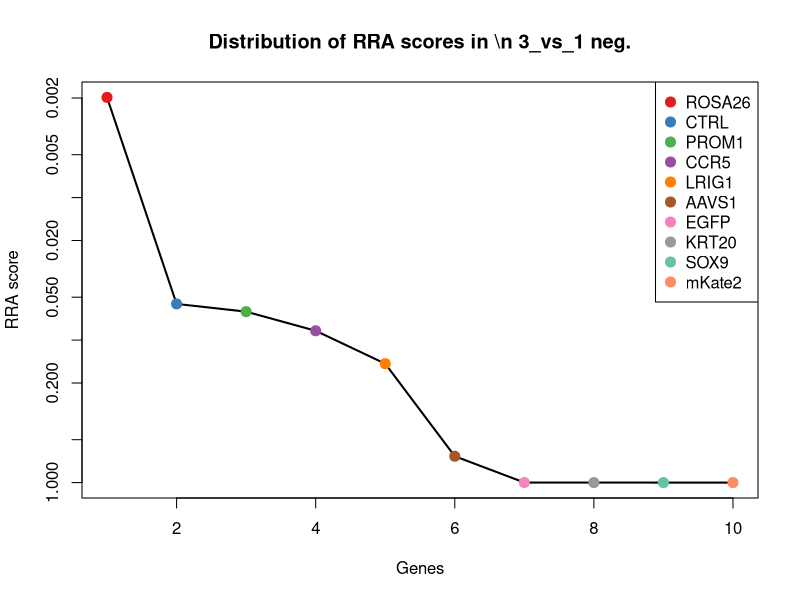
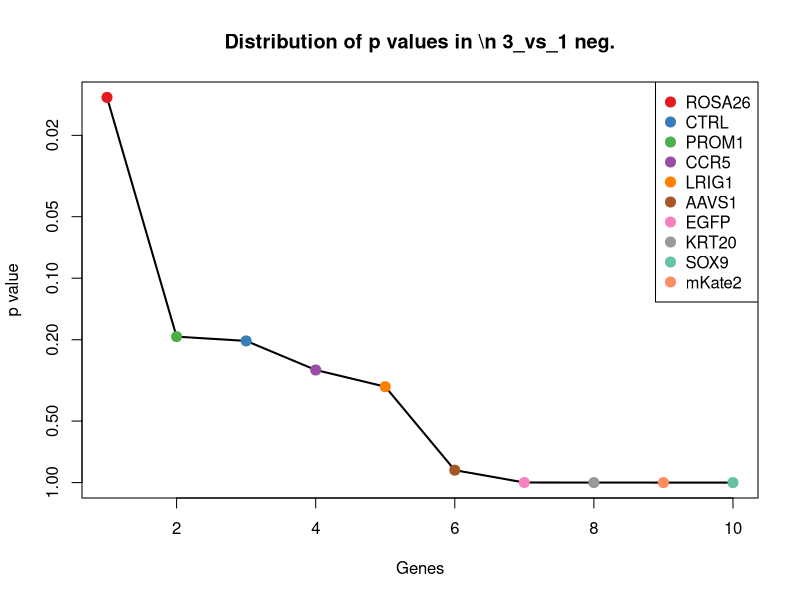
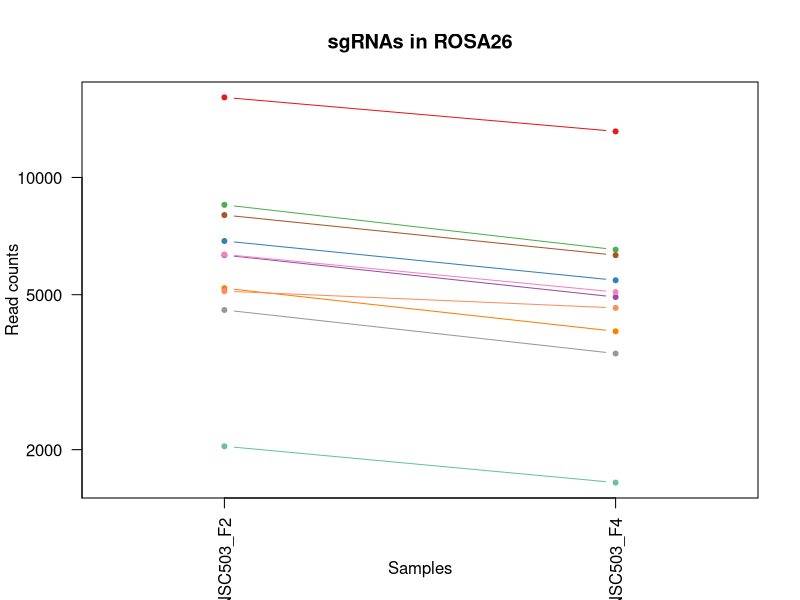
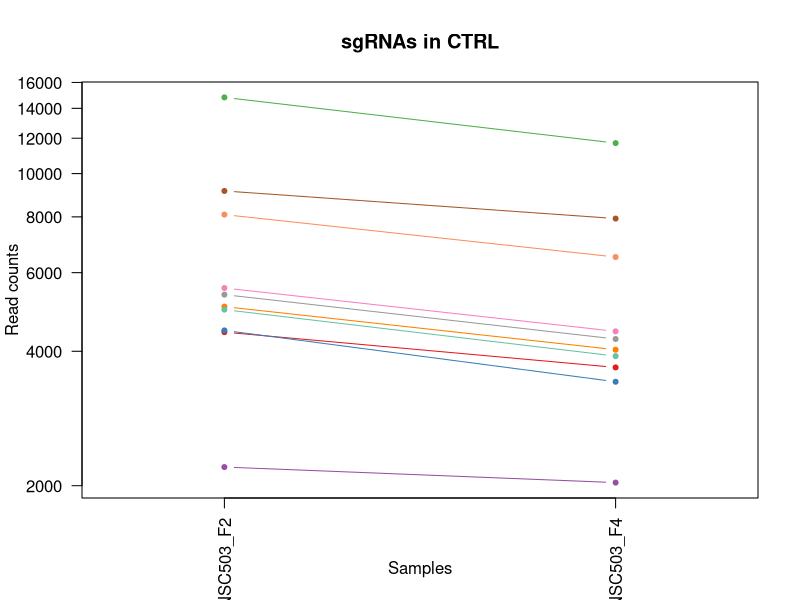
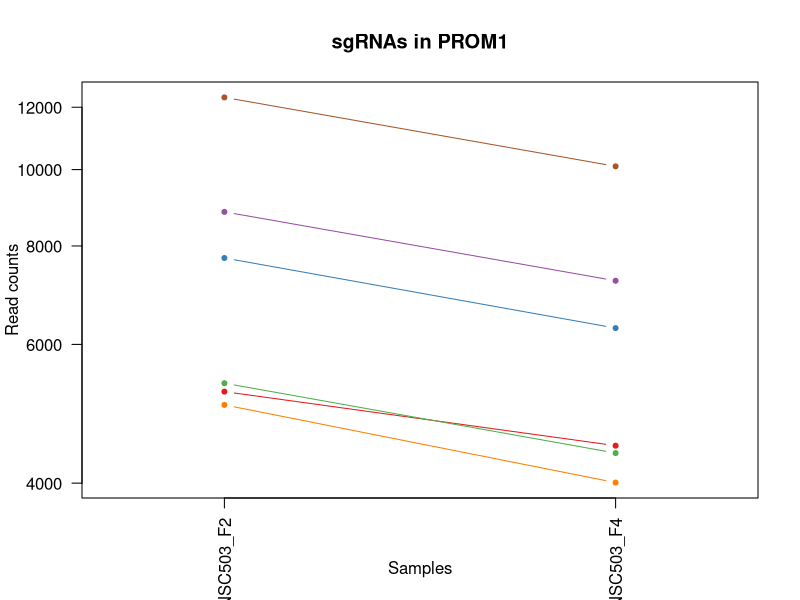
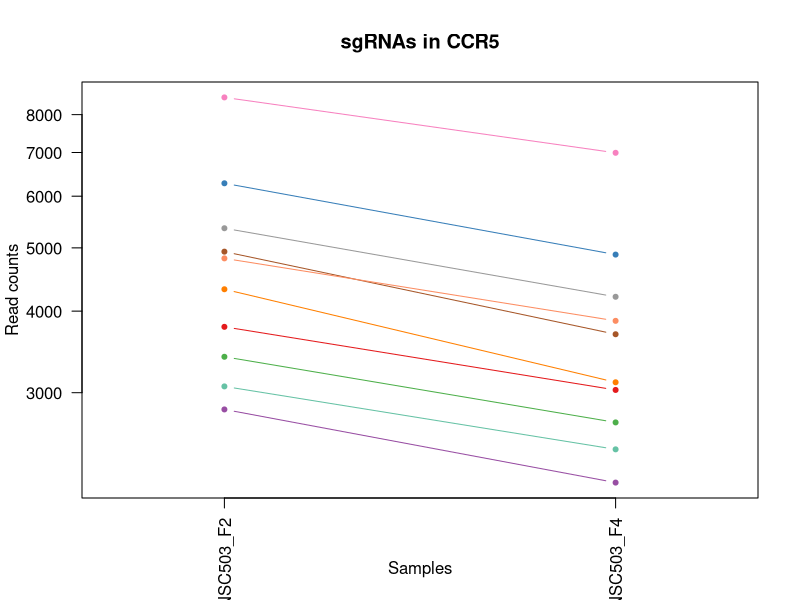
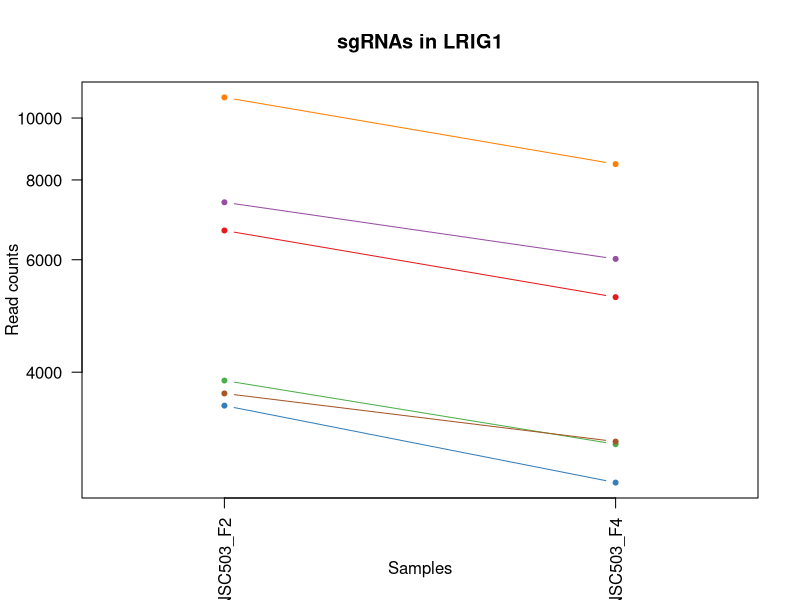
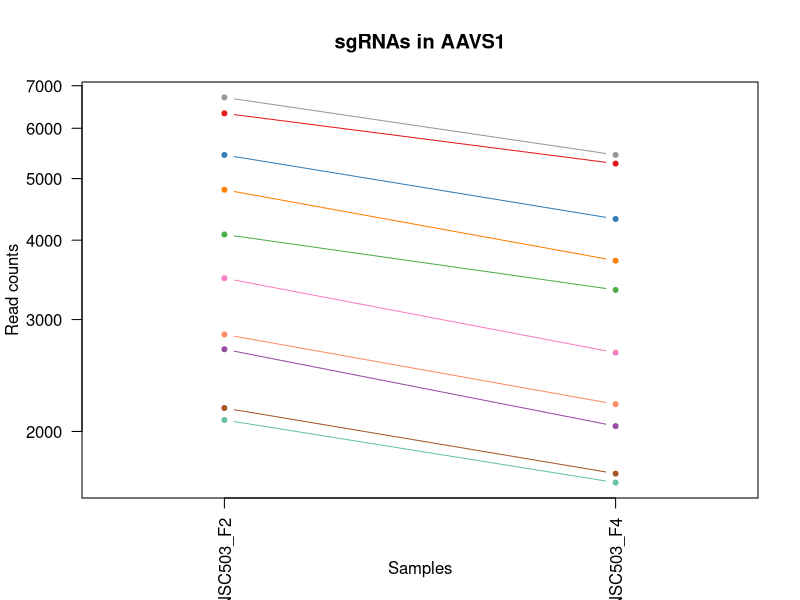

R code for these plots, in order: (Note: this script raises an error after producing the figures.)
pdf(file='S3A_c1_t3.pdf',width=4.5,height=4.5);
gstable=read.table('S3A_c1_t3.gene_summary.txt',header=T)
# 
#
# parameters
# Do not modify the variables beginning with "__"

# gstablename='__GENE_SUMMARY_FILE__'
startindex=3
# outputfile='__OUTPUT_FILE__'
targetgenelist=c("ROSA26","CTRL","PROM1","CCR5","LRIG1","AAVS1","EGFP","KRT20","SOX9","mKate2")
# samplelabel=sub('.\\w+.\\w+$','',colnames(gstable)[startindex]);
samplelabel='3_vs_1 neg.'


# You need to write some codes in front of this code:
# gstable=read.table(gstablename,header=T)
# pdf(file=outputfile,width=6,height=6)


# set up color using RColorBrewer
#library(RColorBrewer)
#colors <- brewer.pal(length(targetgenelist), "Set1")

colors=c( "#E41A1C", "#377EB8", "#4DAF4A", "#984EA3", "#FF7F00",  "#A65628", "#F781BF",
          "#999999", "#66C2A5", "#FC8D62", "#8DA0CB", "#E78AC3", "#A6D854", "#FFD92F", "#E5C494", "#B3B3B3", 
          "#8DD3C7", "#FFFFB3", "#BEBADA", "#FB8072", "#80B1D3", "#FDB462", "#B3DE69", "#FCCDE5",
          "#D9D9D9", "#BC80BD", "#CCEBC5", "#FFED6F")

######
# function definition

plotrankedvalues<-function(val, tglist, ...){
  
  plot(val,log='y',ylim=c(max(val),min(val)),type='l',lwd=2, ...)
  if(length(tglist)>0){
    for(i in 1:length(tglist)){
      targetgene=tglist[i];
      tx=which(names(val)==targetgene);ty=val[targetgene];
      points(tx,ty,col=colors[(i %% length(colors)) ],cex=2,pch=20)
      # text(tx+50,ty,targetgene,col=colors[i])
    }
    legend('topright',tglist,pch=20,pt.cex = 2,cex=1,col=colors)
  }
}



plotrandvalues<-function(val,targetgenelist, ...){
  # choose the one with the best distance distribution
  
  mindiffvalue=0;
  randval=val;
  for(i in 1:20){
    randval0=sample(val)
    vindex=sort(which(names(randval0) %in% targetgenelist))
    if(max(vindex)>0.9*length(val)){
      # print('pass...')
      next;
    }
    mindiffind=min(diff(vindex));
    if (mindiffind > mindiffvalue){
      mindiffvalue=mindiffind;
      randval=randval0;
      # print(paste('Diff: ',mindiffvalue))
    }
  }
  plot(randval,log='y',ylim=c(max(randval),min(randval)),pch=20,col='grey', ...)
  
  if(length(targetgenelist)>0){
    for(i in 1:length(targetgenelist)){
      targetgene=targetgenelist[i];
      tx=which(names(randval)==targetgene);ty=randval[targetgene];
      points(tx,ty,col=colors[(i %% length(colors)) ],cex=2,pch=20)
      text(tx+50,ty,targetgene,col=colors[i])
    }
  }
  
}




# set.seed(1235)



pvec=gstable[,startindex]
names(pvec)=gstable[,'id']
pvec=sort(pvec);

plotrankedvalues(pvec,targetgenelist,xlab='Genes',ylab='RRA score',main=paste('Distribution of RRA scores in \\n',samplelabel))

# plotrandvalues(pvec,targetgenelist,xlab='Genes',ylab='RRA score',main=paste('Distribution of RRA scores in \\n',samplelabel))


pvec=gstable[,startindex+1]
names(pvec)=gstable[,'id']
pvec=sort(pvec);

plotrankedvalues(pvec,targetgenelist,xlab='Genes',ylab='p value',main=paste('Distribution of p values in \\n',samplelabel))

# plotrandvalues(pvec,targetgenelist,xlab='Genes',ylab='p value',main=paste('Distribution of p values in \\n',samplelabel))



# you need to write after this code:
# dev.off()






# parameters
# Do not modify the variables beginning with "__"
targetmat=list(c(16050.900401341247,13130.743406711455),c(6867.237303400058,5444.429280115487),c(8503.213020794732,6523.355814284714),c(6317.08617719654,4929.864317665548),c(5194.584844258485,4025.2259159390414),c(8006.146652382781,6314.832512969316),c(6342.1807899707355,5078.216716113817),c(4567.219524903595,3530.372111324886),c(2039.4198766105867,1645.3629646080722),c(5104.8233447200155,4623.822656531007))
targetgene="ROSA26"
collabel=c("S18_MNSC503_F2","S20_MNSC503_F4")

# set up color using RColorBrewer
#library(RColorBrewer)
#colors <- brewer.pal(length(targetgenelist), "Set1")

colors=c( "#E41A1C", "#377EB8", "#4DAF4A", "#984EA3", "#FF7F00",  "#A65628", "#F781BF",
          "#999999", "#66C2A5", "#FC8D62", "#8DA0CB", "#E78AC3", "#A6D854", "#FFD92F", "#E5C494", "#B3B3B3", 
          "#8DD3C7", "#FFFFB3", "#BEBADA", "#FB8072", "#80B1D3", "#FDB462", "#B3DE69", "#FCCDE5",
          "#D9D9D9", "#BC80BD", "#CCEBC5", "#FFED6F")


## code

targetmatvec=unlist(targetmat)+1
yrange=range(targetmatvec[targetmatvec>0]);
# yrange[1]=1; # set the minimum value to 1
for(i in 1:length(targetmat)){
  vali=targetmat[[i]]+1;
  if(i==1){
    plot(1:length(vali),vali,type='b',las=1,pch=20,main=paste('sgRNAs in',targetgene),ylab='Read counts',xlab='Samples',xlim=c(0.7,length(vali)+0.3),ylim = yrange,col=colors[(i %% length(colors))],xaxt='n',log='y')
    axis(1,at=1:length(vali),labels=(collabel),las=2)
    # lines(0:100,rep(1,101),col='black');
  }else{
    lines(1:length(vali),vali,type='b',pch=20,col=colors[(i %% length(colors))])
  }
}




# parameters
# Do not modify the variables beginning with "__"
targetmat=list(c(4413.756316015245,3679.761939132933),c(4453.328590005322,3417.2923111090727),c(14810.647423847351,11702.203178297008),c(2200.6045048140736,2031.2866864455266),c(5034.365393469389,4031.45049209771),c(9142.160469122327,7929.072596784044),c(5541.083536025261,4431.898224972058),c(5355.769472461971,4259.6849512488925),c(4957.151200318019,3900.734392765669),c(8092.047442263682,6502.607227089153))
targetgene="CTRL"
collabel=c("S18_MNSC503_F2","S20_MNSC503_F4")

# set up color using RColorBrewer
#library(RColorBrewer)
#colors <- brewer.pal(length(targetgenelist), "Set1")

colors=c( "#E41A1C", "#377EB8", "#4DAF4A", "#984EA3", "#FF7F00",  "#A65628", "#F781BF",
          "#999999", "#66C2A5", "#FC8D62", "#8DA0CB", "#E78AC3", "#A6D854", "#FFD92F", "#E5C494", "#B3B3B3", 
          "#8DD3C7", "#FFFFB3", "#BEBADA", "#FB8072", "#80B1D3", "#FDB462", "#B3DE69", "#FCCDE5",
          "#D9D9D9", "#BC80BD", "#CCEBC5", "#FFED6F")


## code

targetmatvec=unlist(targetmat)+1
yrange=range(targetmatvec[targetmatvec>0]);
# yrange[1]=1; # set the minimum value to 1
for(i in 1:length(targetmat)){
  vali=targetmat[[i]]+1;
  if(i==1){
    plot(1:length(vali),vali,type='b',las=1,pch=20,main=paste('sgRNAs in',targetgene),ylab='Read counts',xlab='Samples',xlim=c(0.7,length(vali)+0.3),ylim = yrange,col=colors[(i %% length(colors))],xaxt='n',log='y')
    axis(1,at=1:length(vali),labels=(collabel),las=2)
    # lines(0:100,rep(1,101),col='black');
  }else{
    lines(1:length(vali),vali,type='b',pch=20,col=colors[(i %% length(colors))])
  }
}




# parameters
# Do not modify the variables beginning with "__"
targetmat=list(c(5225.470521519032,4461.983676405623),c(7722.384492551492,6292.009067054198),c(5355.769472461971,4366.540175306038),c(8837.164406174412,7225.69549085449),c(5026.643974154253,4005.5147581032575),c(12348.479839733009,10095.225100000725))
targetgene="PROM1"
collabel=c("S18_MNSC503_F2","S20_MNSC503_F4")

# set up color using RColorBrewer
#library(RColorBrewer)
#colors <- brewer.pal(length(targetgenelist), "Set1")

colors=c( "#E41A1C", "#377EB8", "#4DAF4A", "#984EA3", "#FF7F00",  "#A65628", "#F781BF",
          "#999999", "#66C2A5", "#FC8D62", "#8DA0CB", "#E78AC3", "#A6D854", "#FFD92F", "#E5C494", "#B3B3B3", 
          "#8DD3C7", "#FFFFB3", "#BEBADA", "#FB8072", "#80B1D3", "#FDB462", "#B3DE69", "#FCCDE5",
          "#D9D9D9", "#BC80BD", "#CCEBC5", "#FFED6F")


## code

targetmatvec=unlist(targetmat)+1
yrange=range(targetmatvec[targetmatvec>0]);
# yrange[1]=1; # set the minimum value to 1
for(i in 1:length(targetmat)){
  vali=targetmat[[i]]+1;
  if(i==1){
    plot(1:length(vali),vali,type='b',las=1,pch=20,main=paste('sgRNAs in',targetgene),ylab='Read counts',xlab='Samples',xlim=c(0.7,length(vali)+0.3),ylim = yrange,col=colors[(i %% length(colors))],xaxt='n',log='y')
    axis(1,at=1:length(vali),labels=(collabel),las=2)
    # lines(0:100,rep(1,101),col='black');
  }else{
    lines(1:length(vali),vali,type='b',pch=20,col=colors[(i %% length(colors))])
  }
}




# parameters
# Do not modify the variables beginning with "__"
targetmat=list(c(3783.4954644171794,3028.256301192284),c(6278.479080620855,4882.142567115755),c(3404.1807405610693,2700.4286235024033),c(2827.004646754571,2183.788802332908),c(4320.134106819208,3111.2506499745323),c(4933.0217649582155,3685.986515291602),c(8500.317488551555,6991.236455544639),c(5357.699827290756,4206.776053900209),c(3066.368645523821,2455.595294594771),c(4817.200475231159,3864.4243651734355))
targetgene="CCR5"
collabel=c("S18_MNSC503_F2","S20_MNSC503_F4")

# set up color using RColorBrewer
#library(RColorBrewer)
#colors <- brewer.pal(length(targetgenelist), "Set1")

colors=c( "#E41A1C", "#377EB8", "#4DAF4A", "#984EA3", "#FF7F00",  "#A65628", "#F781BF",
          "#999999", "#66C2A5", "#FC8D62", "#8DA0CB", "#E78AC3", "#A6D854", "#FFD92F", "#E5C494", "#B3B3B3", 
          "#8DD3C7", "#FFFFB3", "#BEBADA", "#FB8072", "#80B1D3", "#FDB462", "#B3DE69", "#FCCDE5",
          "#D9D9D9", "#BC80BD", "#CCEBC5", "#FFED6F")


## code

targetmatvec=unlist(targetmat)+1
yrange=range(targetmatvec[targetmatvec>0]);
# yrange[1]=1; # set the minimum value to 1
for(i in 1:length(targetmat)){
  vali=targetmat[[i]]+1;
  if(i==1){
    plot(1:length(vali),vali,type='b',las=1,pch=20,main=paste('sgRNAs in',targetgene),ylab='Read counts',xlab='Samples',xlim=c(0.7,length(vali)+0.3),ylim = yrange,col=colors[(i %% length(colors))],xaxt='n',log='y')
    axis(1,at=1:length(vali),labels=(collabel),las=2)
    # lines(0:100,rep(1,101),col='black');
  }else{
    lines(1:length(vali),vali,type='b',pch=20,col=colors[(i %% length(colors))])
  }
}




# parameters
# Do not modify the variables beginning with "__"
targetmat=list(c(6666.480401206494,5242.130554958757),c(3545.096643062321,2685.9046124655097),c(3880.978383270785,3084.2774866203017),c(7379.746510442284,6017.090286713),c(10771.379944616256,8468.53586386866),c(3704.350916437024,3114.3629380538664))
targetgene="LRIG1"
collabel=c("S18_MNSC503_F2","S20_MNSC503_F4")

# set up color using RColorBrewer
#library(RColorBrewer)
#colors <- brewer.pal(length(targetgenelist), "Set1")

colors=c( "#E41A1C", "#377EB8", "#4DAF4A", "#984EA3", "#FF7F00",  "#A65628", "#F781BF",
          "#999999", "#66C2A5", "#FC8D62", "#8DA0CB", "#E78AC3", "#A6D854", "#FFD92F", "#E5C494", "#B3B3B3", 
          "#8DD3C7", "#FFFFB3", "#BEBADA", "#FB8072", "#80B1D3", "#FDB462", "#B3DE69", "#FCCDE5",
          "#D9D9D9", "#BC80BD", "#CCEBC5", "#FFED6F")


## code

targetmatvec=unlist(targetmat)+1
yrange=range(targetmatvec[targetmatvec>0]);
# yrange[1]=1; # set the minimum value to 1
for(i in 1:length(targetmat)){
  vali=targetmat[[i]]+1;
  if(i==1){
    plot(1:length(vali),vali,type='b',las=1,pch=20,main=paste('sgRNAs in',targetgene),ylab='Read counts',xlab='Samples',xlim=c(0.7,length(vali)+0.3),ylim = yrange,col=colors[(i %% length(colors))],xaxt='n',log='y')
    axis(1,at=1:length(vali),labels=(collabel),las=2)
    # lines(0:100,rep(1,101),col='black');
  }else{
    lines(1:length(vali),vali,type='b',pch=20,col=colors[(i %% length(colors))])
  }
}




# parameters
# Do not modify the variables beginning with "__"
targetmat=list(c(6332.529015826814,5278.44058255099),c(5446.496149414832,4318.818424756245),c(4082.7004628787417,3339.485109125715),c(2692.844986154064,2038.5486919639734),c(4800.792459186492,3712.9596786458324),c(2176.4750694542704,1715.9081610729831),c(3484.2904659556166,2659.9688784710575),c(6708.948207439748,5446.504138835043),c(2083.818037672625,1660.9244050047437),c(2841.482307970453,2206.612248248026))
targetgene="AAVS1"
collabel=c("S18_MNSC503_F2","S20_MNSC503_F4")

# set up color using RColorBrewer
#library(RColorBrewer)
#colors <- brewer.pal(length(targetgenelist), "Set1")

colors=c( "#E41A1C", "#377EB8", "#4DAF4A", "#984EA3", "#FF7F00",  "#A65628", "#F781BF",
          "#999999", "#66C2A5", "#FC8D62", "#8DA0CB", "#E78AC3", "#A6D854", "#FFD92F", "#E5C494", "#B3B3B3", 
          "#8DD3C7", "#FFFFB3", "#BEBADA", "#FB8072", "#80B1D3", "#FDB462", "#B3DE69", "#FCCDE5",
          "#D9D9D9", "#BC80BD", "#CCEBC5", "#FFED6F")


## code

targetmatvec=unlist(targetmat)+1
yrange=range(targetmatvec[targetmatvec>0]);
# yrange[1]=1; # set the minimum value to 1
for(i in 1:length(targetmat)){
  vali=targetmat[[i]]+1;
  if(i==1){
    plot(1:length(vali),vali,type='b',las=1,pch=20,main=paste('sgRNAs in',targetgene),ylab='Read counts',xlab='Samples',xlim=c(0.7,length(vali)+0.3),ylim = yrange,col=colors[(i %% length(colors))],xaxt='n',log='y')
    axis(1,at=1:length(vali),labels=(collabel),las=2)
    # lines(0:100,rep(1,101),col='black');
  }else{
    lines(1:length(vali),vali,type='b',pch=20,col=colors[(i %% length(colors))])
  }
}




# parameters
# Do not modify the variables beginning with "__"
targetmat=list(c(8057.301055345564,8184.280219289458),c(10366.97060798595,10387.78017945815),c(5931.980388854077,6314.832512969316),c(5367.351601434677,5821.016137714939),c(9406.619080665772,9603.483583465904),c(9657.565208407728,9892.926374843995))
targetgene="EGFP"
collabel=c("S18_MNSC503_F2","S20_MNSC503_F4")

# set up color using RColorBrewer
#library(RColorBrewer)
#colors <- brewer.pal(length(targetgenelist), "Set1")

colors=c( "#E41A1C", "#377EB8", "#4DAF4A", "#984EA3", "#FF7F00",  "#A65628", "#F781BF",
          "#999999", "#66C2A5", "#FC8D62", "#8DA0CB", "#E78AC3", "#A6D854", "#FFD92F", "#E5C494", "#B3B3B3", 
          "#8DD3C7", "#FFFFB3", "#BEBADA", "#FB8072", "#80B1D3", "#FDB462", "#B3DE69", "#FCCDE5",
          "#D9D9D9", "#BC80BD", "#CCEBC5", "#FFED6F")


## code

targetmatvec=unlist(targetmat)+1
yrange=range(targetmatvec[targetmatvec>0]);
# yrange[1]=1; # set the minimum value to 1
for(i in 1:length(targetmat)){
  vali=targetmat[[i]]+1;
  if(i==1){
    plot(1:length(vali),vali,type='b',las=1,pch=20,main=paste('sgRNAs in',targetgene),ylab='Read counts',xlab='Samples',xlim=c(0.7,length(vali)+0.3),ylim = yrange,col=colors[(i %% length(colors))],xaxt='n',log='y')
    axis(1,at=1:length(vali),labels=(collabel),las=2)
    # lines(0:100,rep(1,101),col='black');
  }else{
    lines(1:length(vali),vali,type='b',pch=20,col=colors[(i %% length(colors))])
  }
}




# parameters
# Do not modify the variables beginning with "__"
targetmat=list(c(5867.313502089804,6595.975869469182),c(8738.716309906413,10174.069731343861),c(6923.217593434802,7359.523878265866),c(3326.001369995306,3627.8904711440277),c(10661.349719375552,10922.056299743874),c(4779.5585560698655,5560.621368410634))
targetgene="KRT20"
collabel=c("S18_MNSC503_F2","S20_MNSC503_F4")

# set up color using RColorBrewer
#library(RColorBrewer)
#colors <- brewer.pal(length(targetgenelist), "Set1")

colors=c( "#E41A1C", "#377EB8", "#4DAF4A", "#984EA3", "#FF7F00",  "#A65628", "#F781BF",
          "#999999", "#66C2A5", "#FC8D62", "#8DA0CB", "#E78AC3", "#A6D854", "#FFD92F", "#E5C494", "#B3B3B3", 
          "#8DD3C7", "#FFFFB3", "#BEBADA", "#FB8072", "#80B1D3", "#FDB462", "#B3DE69", "#FCCDE5",
          "#D9D9D9", "#BC80BD", "#CCEBC5", "#FFED6F")


## code

targetmatvec=unlist(targetmat)+1
yrange=range(targetmatvec[targetmatvec>0]);
# yrange[1]=1; # set the minimum value to 1
for(i in 1:length(targetmat)){
  vali=targetmat[[i]]+1;
  if(i==1){
    plot(1:length(vali),vali,type='b',las=1,pch=20,main=paste('sgRNAs in',targetgene),ylab='Read counts',xlab='Samples',xlim=c(0.7,length(vali)+0.3),ylim = yrange,col=colors[(i %% length(colors))],xaxt='n',log='y')
    axis(1,at=1:length(vali),labels=(collabel),las=2)
    # lines(0:100,rep(1,101),col='black');
  }else{
    lines(1:length(vali),vali,type='b',pch=20,col=colors[(i %% length(colors))])
  }
}




# parameters
# Do not modify the variables beginning with "__"
targetmat=list(c(4988.036877578567,7092.904532802893),c(3101.115032441938,6326.244235926875),c(2384.9533909629718,4679.843841959025),c(2013.3600864219989,4134.1559987157425),c(3656.092045717417,7838.81624248335),c(6534.251095434771,9465.505478615416))
targetgene="SOX9"
collabel=c("S18_MNSC503_F2","S20_MNSC503_F4")

# set up color using RColorBrewer
#library(RColorBrewer)
#colors <- brewer.pal(length(targetgenelist), "Set1")

colors=c( "#E41A1C", "#377EB8", "#4DAF4A", "#984EA3", "#FF7F00",  "#A65628", "#F781BF",
          "#999999", "#66C2A5", "#FC8D62", "#8DA0CB", "#E78AC3", "#A6D854", "#FFD92F", "#E5C494", "#B3B3B3", 
          "#8DD3C7", "#FFFFB3", "#BEBADA", "#FB8072", "#80B1D3", "#FDB462", "#B3DE69", "#FCCDE5",
          "#D9D9D9", "#BC80BD", "#CCEBC5", "#FFED6F")


## code

targetmatvec=unlist(targetmat)+1
yrange=range(targetmatvec[targetmatvec>0]);
# yrange[1]=1; # set the minimum value to 1
for(i in 1:length(targetmat)){
  vali=targetmat[[i]]+1;
  if(i==1){
    plot(1:length(vali),vali,type='b',las=1,pch=20,main=paste('sgRNAs in',targetgene),ylab='Read counts',xlab='Samples',xlim=c(0.7,length(vali)+0.3),ylim = yrange,col=colors[(i %% length(colors))],xaxt='n',log='y')
    axis(1,at=1:length(vali),labels=(collabel),las=2)
    # lines(0:100,rep(1,101),col='black');
  }else{
    lines(1:length(vali),vali,type='b',pch=20,col=colors[(i %% length(colors))])
  }
}




# parameters
# Do not modify the variables beginning with "__"
targetmat=list(c(2123.3903116627025,8008.954657486959),c(2468.923826015088,9999.78159890114),c(2496.91397103246,9110.704637571305),c(3411.902159876206,5905.047915856965),c(2270.0972786503075,7497.501983116354),c(3823.067738407257,13568.538596537815))
targetgene="mKate2"
collabel=c("S18_MNSC503_F2","S20_MNSC503_F4")

# set up color using RColorBrewer
#library(RColorBrewer)
#colors <- brewer.pal(length(targetgenelist), "Set1")

colors=c( "#E41A1C", "#377EB8", "#4DAF4A", "#984EA3", "#FF7F00",  "#A65628", "#F781BF",
          "#999999", "#66C2A5", "#FC8D62", "#8DA0CB", "#E78AC3", "#A6D854", "#FFD92F", "#E5C494", "#B3B3B3", 
          "#8DD3C7", "#FFFFB3", "#BEBADA", "#FB8072", "#80B1D3", "#FDB462", "#B3DE69", "#FCCDE5",
          "#D9D9D9", "#BC80BD", "#CCEBC5", "#FFED6F")


## code

targetmatvec=unlist(targetmat)+1
yrange=range(targetmatvec[targetmatvec>0]);
# yrange[1]=1; # set the minimum value to 1
for(i in 1:length(targetmat)){
  vali=targetmat[[i]]+1;
  if(i==1){
    plot(1:length(vali),vali,type='b',las=1,pch=20,main=paste('sgRNAs in',targetgene),ylab='Read counts',xlab='Samples',xlim=c(0.7,length(vali)+0.3),ylim = yrange,col=colors[(i %% length(colors))],xaxt='n',log='y')
    axis(1,at=1:length(vali),labels=(collabel),las=2)
    # lines(0:100,rep(1,101),col='black');
  }else{
    lines(1:length(vali),vali,type='b',pch=20,col=colors[(i %% length(colors))])
  }
}



# 
#
# parameters
# Do not modify the variables beginning with "__"

# gstablename='__GENE_SUMMARY_FILE__'
startindex=9
# outputfile='__OUTPUT_FILE__'
targetgenelist=c("mKate2","SOX9","KRT20","EGFP","LRIG1","PROM1","CTRL","ROSA26","AAVS1","CCR5")
# samplelabel=sub('.\\w+.\\w+$','',colnames(gstable)[startindex]);
samplelabel='3_vs_1 pos.'


# You need to write some codes in front of this code:
# gstable=read.table(gstablename,header=T)
# pdf(file=outputfile,width=6,height=6)


# set up color using RColorBrewer
#library(RColorBrewer)
#colors <- brewer.pal(length(targetgenelist), "Set1")

colors=c( "#E41A1C", "#377EB8", "#4DAF4A", "#984EA3", "#FF7F00",  "#A65628", "#F781BF",
          "#999999", "#66C2A5", "#FC8D62", "#8DA0CB", "#E78AC3", "#A6D854", "#FFD92F", "#E5C494", "#B3B3B3", 
          "#8DD3C7", "#FFFFB3", "#BEBADA", "#FB8072", "#80B1D3", "#FDB462", "#B3DE69", "#FCCDE5",
          "#D9D9D9", "#BC80BD", "#CCEBC5", "#FFED6F")

######
# function definition

plotrankedvalues<-function(val, tglist, ...){
  
  plot(val,log='y',ylim=c(max(val),min(val)),type='l',lwd=2, ...)
  if(length(tglist)>0){
    for(i in 1:length(tglist)){
      targetgene=tglist[i];
      tx=which(names(val)==targetgene);ty=val[targetgene];
      points(tx,ty,col=colors[(i %% length(colors)) ],cex=2,pch=20)
      # text(tx+50,ty,targetgene,col=colors[i])
    }
    legend('topright',tglist,pch=20,pt.cex = 2,cex=1,col=colors)
  }
}



plotrandvalues<-function(val,targetgenelist, ...){
  # choose the one with the best distance distribution
  
  mindiffvalue=0;
  randval=val;
  for(i in 1:20){
    randval0=sample(val)
    vindex=sort(which(names(randval0) %in% targetgenelist))
    if(max(vindex)>0.9*length(val)){
      # print('pass...')
      next;
    }
    mindiffind=min(diff(vindex));
    if (mindiffind > mindiffvalue){
      mindiffvalue=mindiffind;
      randval=randval0;
      # print(paste('Diff: ',mindiffvalue))
    }
  }
  plot(randval,log='y',ylim=c(max(randval),min(randval)),pch=20,col='grey', ...)
  
  if(length(targetgenelist)>0){
    for(i in 1:length(targetgenelist)){
      targetgene=targetgenelist[i];
      tx=which(names(randval)==targetgene);ty=randval[targetgene];
      points(tx,ty,col=colors[(i %% length(colors)) ],cex=2,pch=20)
      text(tx+50,ty,targetgene,col=colors[i])
    }
  }
  
}




# set.seed(1235)



pvec=gstable[,startindex]
names(pvec)=gstable[,'id']
pvec=sort(pvec);

plotrankedvalues(pvec,targetgenelist,xlab='Genes',ylab='RRA score',main=paste('Distribution of RRA scores in \\n',samplelabel))

# plotrandvalues(pvec,targetgenelist,xlab='Genes',ylab='RRA score',main=paste('Distribution of RRA scores in \\n',samplelabel))


pvec=gstable[,startindex+1]
names(pvec)=gstable[,'id']
pvec=sort(pvec);

plotrankedvalues(pvec,targetgenelist,xlab='Genes',ylab='p value',main=paste('Distribution of p values in \\n',samplelabel))

# plotrandvalues(pvec,targetgenelist,xlab='Genes',ylab='p value',main=paste('Distribution of p values in \\n',samplelabel))



# you need to write after this code:
# dev.off()






# parameters
# Do not modify the variables beginning with "__"
targetmat=list(c(2123.3903116627025,8008.954657486959),c(2468.923826015088,9999.78159890114),c(2496.91397103246,9110.704637571305),c(3411.902159876206,5905.047915856965),c(2270.0972786503075,7497.501983116354),c(3823.067738407257,13568.538596537815))
targetgene="mKate2"
collabel=c("S18_MNSC503_F2","S20_MNSC503_F4")

# set up color using RColorBrewer
#library(RColorBrewer)
#colors <- brewer.pal(length(targetgenelist), "Set1")

colors=c( "#E41A1C", "#377EB8", "#4DAF4A", "#984EA3", "#FF7F00",  "#A65628", "#F781BF",
          "#999999", "#66C2A5", "#FC8D62", "#8DA0CB", "#E78AC3", "#A6D854", "#FFD92F", "#E5C494", "#B3B3B3", 
          "#8DD3C7", "#FFFFB3", "#BEBADA", "#FB8072", "#80B1D3", "#FDB462", "#B3DE69", "#FCCDE5",
          "#D9D9D9", "#BC80BD", "#CCEBC5", "#FFED6F")


## code

targetmatvec=unlist(targetmat)+1
yrange=range(targetmatvec[targetmatvec>0]);
# yrange[1]=1; # set the minimum value to 1
for(i in 1:length(targetmat)){
  vali=targetmat[[i]]+1;
  if(i==1){
    plot(1:length(vali),vali,type='b',las=1,pch=20,main=paste('sgRNAs in',targetgene),ylab='Read counts',xlab='Samples',xlim=c(0.7,length(vali)+0.3),ylim = yrange,col=colors[(i %% length(colors))],xaxt='n',log='y')
    axis(1,at=1:length(vali),labels=(collabel),las=2)
    # lines(0:100,rep(1,101),col='black');
  }else{
    lines(1:length(vali),vali,type='b',pch=20,col=colors[(i %% length(colors))])
  }
}




# parameters
# Do not modify the variables beginning with "__"
targetmat=list(c(4988.036877578567,7092.904532802893),c(3101.115032441938,6326.244235926875),c(2384.9533909629718,4679.843841959025),c(2013.3600864219989,4134.1559987157425),c(3656.092045717417,7838.81624248335),c(6534.251095434771,9465.505478615416))
targetgene="SOX9"
collabel=c("S18_MNSC503_F2","S20_MNSC503_F4")

# set up color using RColorBrewer
#library(RColorBrewer)
#colors <- brewer.pal(length(targetgenelist), "Set1")

colors=c( "#E41A1C", "#377EB8", "#4DAF4A", "#984EA3", "#FF7F00",  "#A65628", "#F781BF",
          "#999999", "#66C2A5", "#FC8D62", "#8DA0CB", "#E78AC3", "#A6D854", "#FFD92F", "#E5C494", "#B3B3B3", 
          "#8DD3C7", "#FFFFB3", "#BEBADA", "#FB8072", "#80B1D3", "#FDB462", "#B3DE69", "#FCCDE5",
          "#D9D9D9", "#BC80BD", "#CCEBC5", "#FFED6F")


## code

targetmatvec=unlist(targetmat)+1
yrange=range(targetmatvec[targetmatvec>0]);
# yrange[1]=1; # set the minimum value to 1
for(i in 1:length(targetmat)){
  vali=targetmat[[i]]+1;
  if(i==1){
    plot(1:length(vali),vali,type='b',las=1,pch=20,main=paste('sgRNAs in',targetgene),ylab='Read counts',xlab='Samples',xlim=c(0.7,length(vali)+0.3),ylim = yrange,col=colors[(i %% length(colors))],xaxt='n',log='y')
    axis(1,at=1:length(vali),labels=(collabel),las=2)
    # lines(0:100,rep(1,101),col='black');
  }else{
    lines(1:length(vali),vali,type='b',pch=20,col=colors[(i %% length(colors))])
  }
}




# parameters
# Do not modify the variables beginning with "__"
targetmat=list(c(5867.313502089804,6595.975869469182),c(8738.716309906413,10174.069731343861),c(6923.217593434802,7359.523878265866),c(3326.001369995306,3627.8904711440277),c(10661.349719375552,10922.056299743874),c(4779.5585560698655,5560.621368410634))
targetgene="KRT20"
collabel=c("S18_MNSC503_F2","S20_MNSC503_F4")

# set up color using RColorBrewer
#library(RColorBrewer)
#colors <- brewer.pal(length(targetgenelist), "Set1")

colors=c( "#E41A1C", "#377EB8", "#4DAF4A", "#984EA3", "#FF7F00",  "#A65628", "#F781BF",
          "#999999", "#66C2A5", "#FC8D62", "#8DA0CB", "#E78AC3", "#A6D854", "#FFD92F", "#E5C494", "#B3B3B3", 
          "#8DD3C7", "#FFFFB3", "#BEBADA", "#FB8072", "#80B1D3", "#FDB462", "#B3DE69", "#FCCDE5",
          "#D9D9D9", "#BC80BD", "#CCEBC5", "#FFED6F")


## code

targetmatvec=unlist(targetmat)+1
yrange=range(targetmatvec[targetmatvec>0]);
# yrange[1]=1; # set the minimum value to 1
for(i in 1:length(targetmat)){
  vali=targetmat[[i]]+1;
  if(i==1){
    plot(1:length(vali),vali,type='b',las=1,pch=20,main=paste('sgRNAs in',targetgene),ylab='Read counts',xlab='Samples',xlim=c(0.7,length(vali)+0.3),ylim = yrange,col=colors[(i %% length(colors))],xaxt='n',log='y')
    axis(1,at=1:length(vali),labels=(collabel),las=2)
    # lines(0:100,rep(1,101),col='black');
  }else{
    lines(1:length(vali),vali,type='b',pch=20,col=colors[(i %% length(colors))])
  }
}




# parameters
# Do not modify the variables beginning with "__"
targetmat=list(c(8057.301055345564,8184.280219289458),c(10366.97060798595,10387.78017945815),c(5931.980388854077,6314.832512969316),c(5367.351601434677,5821.016137714939),c(9406.619080665772,9603.483583465904),c(9657.565208407728,9892.926374843995))
targetgene="EGFP"
collabel=c("S18_MNSC503_F2","S20_MNSC503_F4")

# set up color using RColorBrewer
#library(RColorBrewer)
#colors <- brewer.pal(length(targetgenelist), "Set1")

colors=c( "#E41A1C", "#377EB8", "#4DAF4A", "#984EA3", "#FF7F00",  "#A65628", "#F781BF",
          "#999999", "#66C2A5", "#FC8D62", "#8DA0CB", "#E78AC3", "#A6D854", "#FFD92F", "#E5C494", "#B3B3B3", 
          "#8DD3C7", "#FFFFB3", "#BEBADA", "#FB8072", "#80B1D3", "#FDB462", "#B3DE69", "#FCCDE5",
          "#D9D9D9", "#BC80BD", "#CCEBC5", "#FFED6F")


## code

targetmatvec=unlist(targetmat)+1
yrange=range(targetmatvec[targetmatvec>0]);
# yrange[1]=1; # set the minimum value to 1
for(i in 1:length(targetmat)){
  vali=targetmat[[i]]+1;
  if(i==1){
    plot(1:length(vali),vali,type='b',las=1,pch=20,main=paste('sgRNAs in',targetgene),ylab='Read counts',xlab='Samples',xlim=c(0.7,length(vali)+0.3),ylim = yrange,col=colors[(i %% length(colors))],xaxt='n',log='y')
    axis(1,at=1:length(vali),labels=(collabel),las=2)
    # lines(0:100,rep(1,101),col='black');
  }else{
    lines(1:length(vali),vali,type='b',pch=20,col=colors[(i %% length(colors))])
  }
}




# parameters
# Do not modify the variables beginning with "__"
targetmat=list(c(6666.480401206494,5242.130554958757),c(3545.096643062321,2685.9046124655097),c(3880.978383270785,3084.2774866203017),c(7379.746510442284,6017.090286713),c(10771.379944616256,8468.53586386866),c(3704.350916437024,3114.3629380538664))
targetgene="LRIG1"
collabel=c("S18_MNSC503_F2","S20_MNSC503_F4")

# set up color using RColorBrewer
#library(RColorBrewer)
#colors <- brewer.pal(length(targetgenelist), "Set1")

colors=c( "#E41A1C", "#377EB8", "#4DAF4A", "#984EA3", "#FF7F00",  "#A65628", "#F781BF",
          "#999999", "#66C2A5", "#FC8D62", "#8DA0CB", "#E78AC3", "#A6D854", "#FFD92F", "#E5C494", "#B3B3B3", 
          "#8DD3C7", "#FFFFB3", "#BEBADA", "#FB8072", "#80B1D3", "#FDB462", "#B3DE69", "#FCCDE5",
          "#D9D9D9", "#BC80BD", "#CCEBC5", "#FFED6F")


## code

targetmatvec=unlist(targetmat)+1
yrange=range(targetmatvec[targetmatvec>0]);
# yrange[1]=1; # set the minimum value to 1
for(i in 1:length(targetmat)){
  vali=targetmat[[i]]+1;
  if(i==1){
    plot(1:length(vali),vali,type='b',las=1,pch=20,main=paste('sgRNAs in',targetgene),ylab='Read counts',xlab='Samples',xlim=c(0.7,length(vali)+0.3),ylim = yrange,col=colors[(i %% length(colors))],xaxt='n',log='y')
    axis(1,at=1:length(vali),labels=(collabel),las=2)
    # lines(0:100,rep(1,101),col='black');
  }else{
    lines(1:length(vali),vali,type='b',pch=20,col=colors[(i %% length(colors))])
  }
}




# parameters
# Do not modify the variables beginning with "__"
targetmat=list(c(5225.470521519032,4461.983676405623),c(7722.384492551492,6292.009067054198),c(5355.769472461971,4366.540175306038),c(8837.164406174412,7225.69549085449),c(5026.643974154253,4005.5147581032575),c(12348.479839733009,10095.225100000725))
targetgene="PROM1"
collabel=c("S18_MNSC503_F2","S20_MNSC503_F4")

# set up color using RColorBrewer
#library(RColorBrewer)
#colors <- brewer.pal(length(targetgenelist), "Set1")

colors=c( "#E41A1C", "#377EB8", "#4DAF4A", "#984EA3", "#FF7F00",  "#A65628", "#F781BF",
          "#999999", "#66C2A5", "#FC8D62", "#8DA0CB", "#E78AC3", "#A6D854", "#FFD92F", "#E5C494", "#B3B3B3", 
          "#8DD3C7", "#FFFFB3", "#BEBADA", "#FB8072", "#80B1D3", "#FDB462", "#B3DE69", "#FCCDE5",
          "#D9D9D9", "#BC80BD", "#CCEBC5", "#FFED6F")


## code

targetmatvec=unlist(targetmat)+1
yrange=range(targetmatvec[targetmatvec>0]);
# yrange[1]=1; # set the minimum value to 1
for(i in 1:length(targetmat)){
  vali=targetmat[[i]]+1;
  if(i==1){
    plot(1:length(vali),vali,type='b',las=1,pch=20,main=paste('sgRNAs in',targetgene),ylab='Read counts',xlab='Samples',xlim=c(0.7,length(vali)+0.3),ylim = yrange,col=colors[(i %% length(colors))],xaxt='n',log='y')
    axis(1,at=1:length(vali),labels=(collabel),las=2)
    # lines(0:100,rep(1,101),col='black');
  }else{
    lines(1:length(vali),vali,type='b',pch=20,col=colors[(i %% length(colors))])
  }
}




# parameters
# Do not modify the variables beginning with "__"
targetmat=list(c(4413.756316015245,3679.761939132933),c(4453.328590005322,3417.2923111090727),c(14810.647423847351,11702.203178297008),c(2200.6045048140736,2031.2866864455266),c(5034.365393469389,4031.45049209771),c(9142.160469122327,7929.072596784044),c(5541.083536025261,4431.898224972058),c(5355.769472461971,4259.6849512488925),c(4957.151200318019,3900.734392765669),c(8092.047442263682,6502.607227089153))
targetgene="CTRL"
collabel=c("S18_MNSC503_F2","S20_MNSC503_F4")

# set up color using RColorBrewer
#library(RColorBrewer)
#colors <- brewer.pal(length(targetgenelist), "Set1")

colors=c( "#E41A1C", "#377EB8", "#4DAF4A", "#984EA3", "#FF7F00",  "#A65628", "#F781BF",
          "#999999", "#66C2A5", "#FC8D62", "#8DA0CB", "#E78AC3", "#A6D854", "#FFD92F", "#E5C494", "#B3B3B3", 
          "#8DD3C7", "#FFFFB3", "#BEBADA", "#FB8072", "#80B1D3", "#FDB462", "#B3DE69", "#FCCDE5",
          "#D9D9D9", "#BC80BD", "#CCEBC5", "#FFED6F")


## code

targetmatvec=unlist(targetmat)+1
yrange=range(targetmatvec[targetmatvec>0]);
# yrange[1]=1; # set the minimum value to 1
for(i in 1:length(targetmat)){
  vali=targetmat[[i]]+1;
  if(i==1){
    plot(1:length(vali),vali,type='b',las=1,pch=20,main=paste('sgRNAs in',targetgene),ylab='Read counts',xlab='Samples',xlim=c(0.7,length(vali)+0.3),ylim = yrange,col=colors[(i %% length(colors))],xaxt='n',log='y')
    axis(1,at=1:length(vali),labels=(collabel),las=2)
    # lines(0:100,rep(1,101),col='black');
  }else{
    lines(1:length(vali),vali,type='b',pch=20,col=colors[(i %% length(colors))])
  }
}




# parameters
# Do not modify the variables beginning with "__"
targetmat=list(c(16050.900401341247,13130.743406711455),c(6867.237303400058,5444.429280115487),c(8503.213020794732,6523.355814284714),c(6317.08617719654,4929.864317665548),c(5194.584844258485,4025.2259159390414),c(8006.146652382781,6314.832512969316),c(6342.1807899707355,5078.216716113817),c(4567.219524903595,3530.372111324886),c(2039.4198766105867,1645.3629646080722),c(5104.8233447200155,4623.822656531007))
targetgene="ROSA26"
collabel=c("S18_MNSC503_F2","S20_MNSC503_F4")

# set up color using RColorBrewer
#library(RColorBrewer)
#colors <- brewer.pal(length(targetgenelist), "Set1")

colors=c( "#E41A1C", "#377EB8", "#4DAF4A", "#984EA3", "#FF7F00",  "#A65628", "#F781BF",
          "#999999", "#66C2A5", "#FC8D62", "#8DA0CB", "#E78AC3", "#A6D854", "#FFD92F", "#E5C494", "#B3B3B3", 
          "#8DD3C7", "#FFFFB3", "#BEBADA", "#FB8072", "#80B1D3", "#FDB462", "#B3DE69", "#FCCDE5",
          "#D9D9D9", "#BC80BD", "#CCEBC5", "#FFED6F")


## code

targetmatvec=unlist(targetmat)+1
yrange=range(targetmatvec[targetmatvec>0]);
# yrange[1]=1; # set the minimum value to 1
for(i in 1:length(targetmat)){
  vali=targetmat[[i]]+1;
  if(i==1){
    plot(1:length(vali),vali,type='b',las=1,pch=20,main=paste('sgRNAs in',targetgene),ylab='Read counts',xlab='Samples',xlim=c(0.7,length(vali)+0.3),ylim = yrange,col=colors[(i %% length(colors))],xaxt='n',log='y')
    axis(1,at=1:length(vali),labels=(collabel),las=2)
    # lines(0:100,rep(1,101),col='black');
  }else{
    lines(1:length(vali),vali,type='b',pch=20,col=colors[(i %% length(colors))])
  }
}




# parameters
# Do not modify the variables beginning with "__"
targetmat=list(c(6332.529015826814,5278.44058255099),c(5446.496149414832,4318.818424756245),c(4082.7004628787417,3339.485109125715),c(2692.844986154064,2038.5486919639734),c(4800.792459186492,3712.9596786458324),c(2176.4750694542704,1715.9081610729831),c(3484.2904659556166,2659.9688784710575),c(6708.948207439748,5446.504138835043),c(2083.818037672625,1660.9244050047437),c(2841.482307970453,2206.612248248026))
targetgene="AAVS1"
collabel=c("S18_MNSC503_F2","S20_MNSC503_F4")

# set up color using RColorBrewer
#library(RColorBrewer)
#colors <- brewer.pal(length(targetgenelist), "Set1")

colors=c( "#E41A1C", "#377EB8", "#4DAF4A", "#984EA3", "#FF7F00",  "#A65628", "#F781BF",
          "#999999", "#66C2A5", "#FC8D62", "#8DA0CB", "#E78AC3", "#A6D854", "#FFD92F", "#E5C494", "#B3B3B3", 
          "#8DD3C7", "#FFFFB3", "#BEBADA", "#FB8072", "#80B1D3", "#FDB462", "#B3DE69", "#FCCDE5",
          "#D9D9D9", "#BC80BD", "#CCEBC5", "#FFED6F")


## code

targetmatvec=unlist(targetmat)+1
yrange=range(targetmatvec[targetmatvec>0]);
# yrange[1]=1; # set the minimum value to 1
for(i in 1:length(targetmat)){
  vali=targetmat[[i]]+1;
  if(i==1){
    plot(1:length(vali),vali,type='b',las=1,pch=20,main=paste('sgRNAs in',targetgene),ylab='Read counts',xlab='Samples',xlim=c(0.7,length(vali)+0.3),ylim = yrange,col=colors[(i %% length(colors))],xaxt='n',log='y')
    axis(1,at=1:length(vali),labels=(collabel),las=2)
    # lines(0:100,rep(1,101),col='black');
  }else{
    lines(1:length(vali),vali,type='b',pch=20,col=colors[(i %% length(colors))])
  }
}




# parameters
# Do not modify the variables beginning with "__"
targetmat=list(c(3783.4954644171794,3028.256301192284),c(6278.479080620855,4882.142567115755),c(3404.1807405610693,2700.4286235024033),c(2827.004646754571,2183.788802332908),c(4320.134106819208,3111.2506499745323),c(4933.0217649582155,3685.986515291602),c(8500.317488551555,6991.236455544639),c(5357.699827290756,4206.776053900209),c(3066.368645523821,2455.595294594771),c(4817.200475231159,3864.4243651734355))
targetgene="CCR5"
collabel=c("S18_MNSC503_F2","S20_MNSC503_F4")

# set up color using RColorBrewer
#library(RColorBrewer)
#colors <- brewer.pal(length(targetgenelist), "Set1")

colors=c( "#E41A1C", "#377EB8", "#4DAF4A", "#984EA3", "#FF7F00",  "#A65628", "#F781BF",
          "#999999", "#66C2A5", "#FC8D62", "#8DA0CB", "#E78AC3", "#A6D854", "#FFD92F", "#E5C494", "#B3B3B3", 
          "#8DD3C7", "#FFFFB3", "#BEBADA", "#FB8072", "#80B1D3", "#FDB462", "#B3DE69", "#FCCDE5",
          "#D9D9D9", "#BC80BD", "#CCEBC5", "#FFED6F")


## code

targetmatvec=unlist(targetmat)+1
yrange=range(targetmatvec[targetmatvec>0]);
# yrange[1]=1; # set the minimum value to 1
for(i in 1:length(targetmat)){
  vali=targetmat[[i]]+1;
  if(i==1){
    plot(1:length(vali),vali,type='b',las=1,pch=20,main=paste('sgRNAs in',targetgene),ylab='Read counts',xlab='Samples',xlim=c(0.7,length(vali)+0.3),ylim = yrange,col=colors[(i %% length(colors))],xaxt='n',log='y')
    axis(1,at=1:length(vali),labels=(collabel),las=2)
    # lines(0:100,rep(1,101),col='black');
  }else{
    lines(1:length(vali),vali,type='b',pch=20,col=colors[(i %% length(colors))])
  }
}



dev.off()
Sweave("S3A_c1_t3_summary.Rnw");
library(tools);

texi2dvi("S3A_c1_t3_summary.tex",pdf=TRUE);
